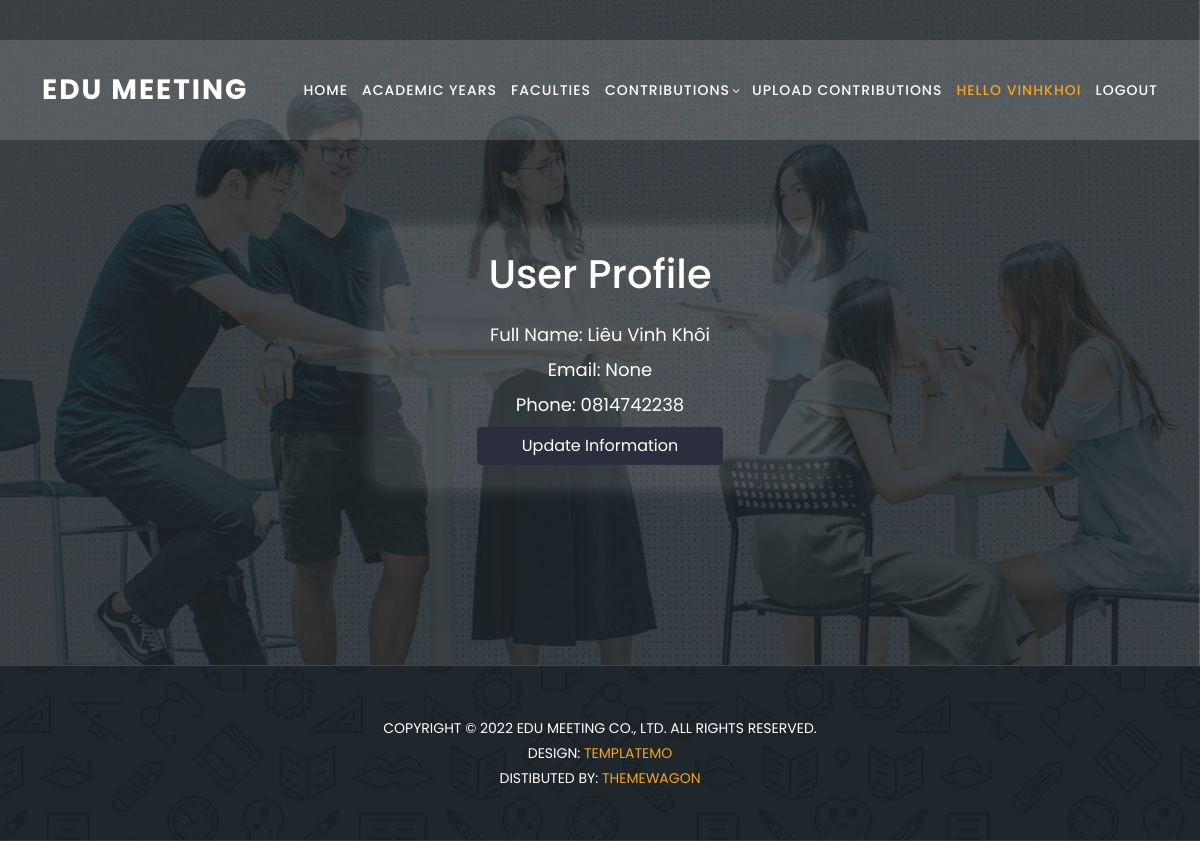
The app's page /profile/ (signed in), older data.
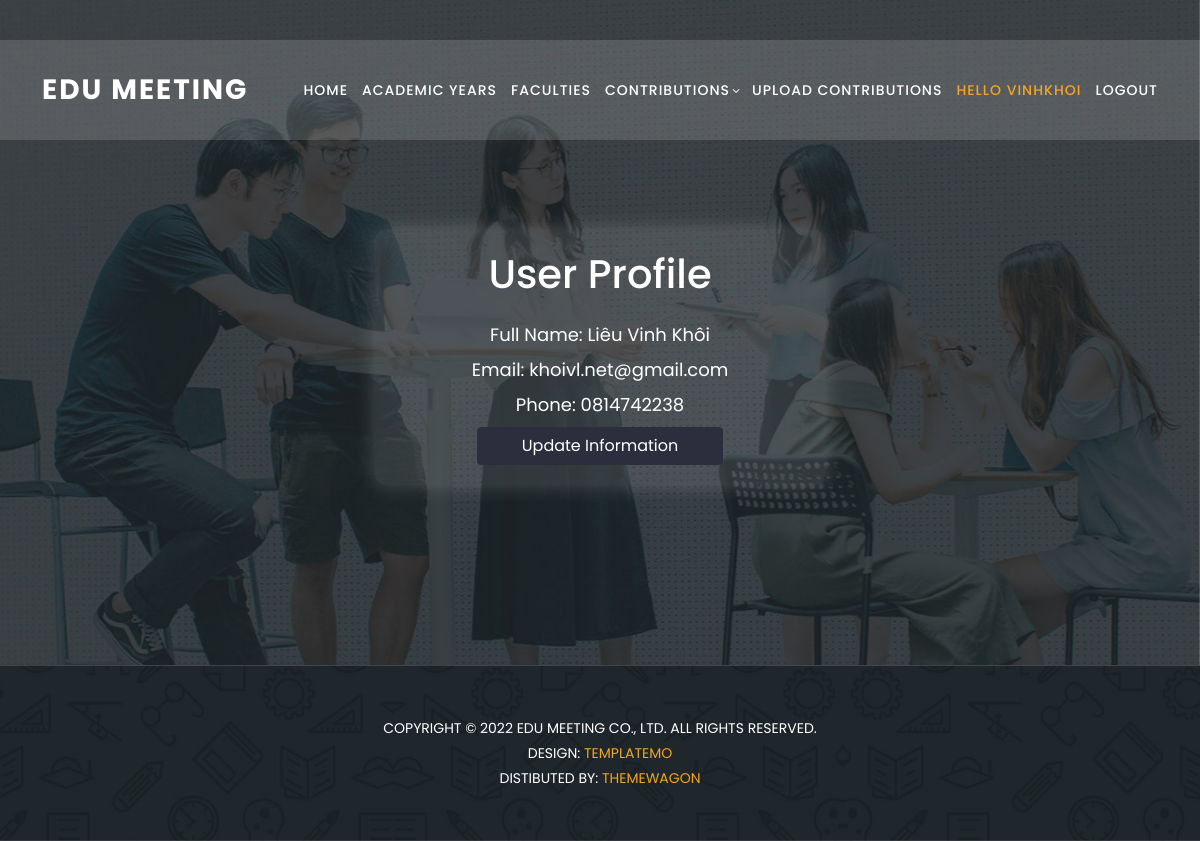
The same page, newer data.
### home/models.py (models this page shows, shortened)
class UserProfile(models.Model):
    user = models.OneToOneField(User, on_delete=models.CASCADE, primary_key=True)
    fullname = models.CharField(max_length=50)
    roles = models.ManyToManyField(Role, related_name='users')
    faculty = models.ForeignKey('Faculties', on_delete=models.CASCADE, null=True, blank=True)
    email = models.EmailField(max_length=254, unique=True, blank=True, null=True)
    phone = models.CharField(max_length=15)

### home/views.py (the view)
# urls.py: path('profile/', views.user_profile, name='profile'),
@login_required
def user_profile(request):
    user_profile = get_object_or_404(UserProfile, user=request.user)
    return render(request, 'profile.html', {'user_profile': user_profile})

### templates/profile.html (shortened to what this page needs)
{%load static%}
<!DOCTYPE html>
<html lang="en">
<head>
    <link href="{% static 'vendor/bootstrap/css/bootstrap.min.css' %}" rel="stylesheet">
    <link rel="stylesheet" href="{% static 'css/fontawesome.css' %}">
    <link rel="stylesheet" href="{% static 'css/templatemo-edu-meeting.css' %}">
    <link rel="stylesheet" href="{% static 'css/owl.css' %}">
    <link rel="stylesheet" href="{% static 'css/lightbox.css' %}">
</head>
<body>
    <header class="header-area header-sticky">
      <div class="container">
        <div class="row">
          <div class="col-12">
            <nav class="main-nav">
              <a href="{% url "home" %}" class="logo">
                Edu Meeting
              </a>
              <ul class="nav">
                <li>
                  <a href="{% url "home" %}">Home</a>
                </li>
                <li>
                  <a href="{% url "list_academic_years" %}">Academic Years</a>
                </li>
                <li>
                  <a href="{% url "list_faculties" %}">Faculties</a>
                </li>
                <li class="has-sub">
                    <a href="javascript:void(0)">Contributions</a>
                </li>
                <li>
                  <a href="{% url 'file_upload'%}">Upload Contributions</a>
                </li>
                {% if user.is_authenticated %}
                <li >
                  <a href="{%url 'profile' %}" class="active">hello {{request.user.username}}</a>
                </li>
                <li>
                  <a href="{% url 'logout'%}">Logout</a>
                </li>
                {% else %}
                <li>
                  <a href="{% url 'login' %}">Login</a>
                </li>
                {% endif %}
              </ul>
            </nav>
          </div>
        </div>
      </div>
    </header>
    <section class="apply-now" id="apply">
        <div class="container profile-container">
            <h1 class="mb-4">User Profile</h1>
            <div class="user-information text-center">
                <p>Full Name: {{ user_profile.fullname }}</p>
                <p>Email: {{ user_profile.email }}</p>
                <p>Phone: {{ user_profile.phone }}</p>
            </div>
            <div class="text-center">
                <a href="{% url 'update_profile' %}" class="btn btn-primary">Update Information</a>
            </div>
        </div>
    </section>
    <section class="contact-us" id="contact">
      <div class="footer">
        <p>
          Copyright © 2022 Edu Meeting Co., Ltd. All Rights Reserved.
          <br />
          Design:
          <a
            href="https://templatemo.com"
            target="_parent"
            title="free css templates"
            >TemplateMo</a
          >
          <br />
          Distibuted By:
          <a
            href="https://themewagon.com"
            target="_blank"
            title="Build Better UI, Faster"
            >ThemeWagon</a
          >
        </p>
      </div>
    </section>
  </body>
</html>

Row changes from the older to the newer data that the page shows:
changed UserProfile "Liêu Vinh Khôi": email "None" → "khoivl.net@gmail.com"
